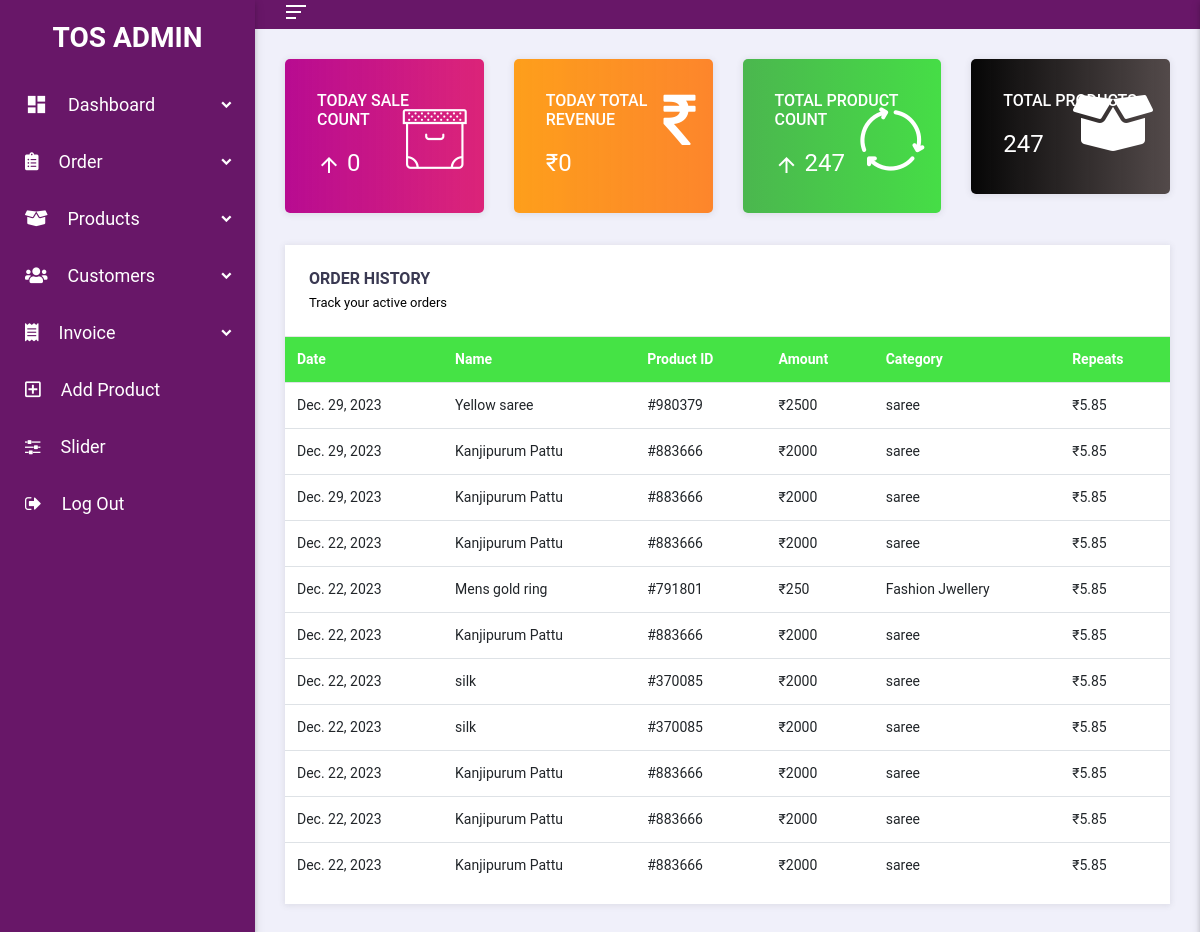
/index/ (signed in), run on an earlier commit of the app's database.
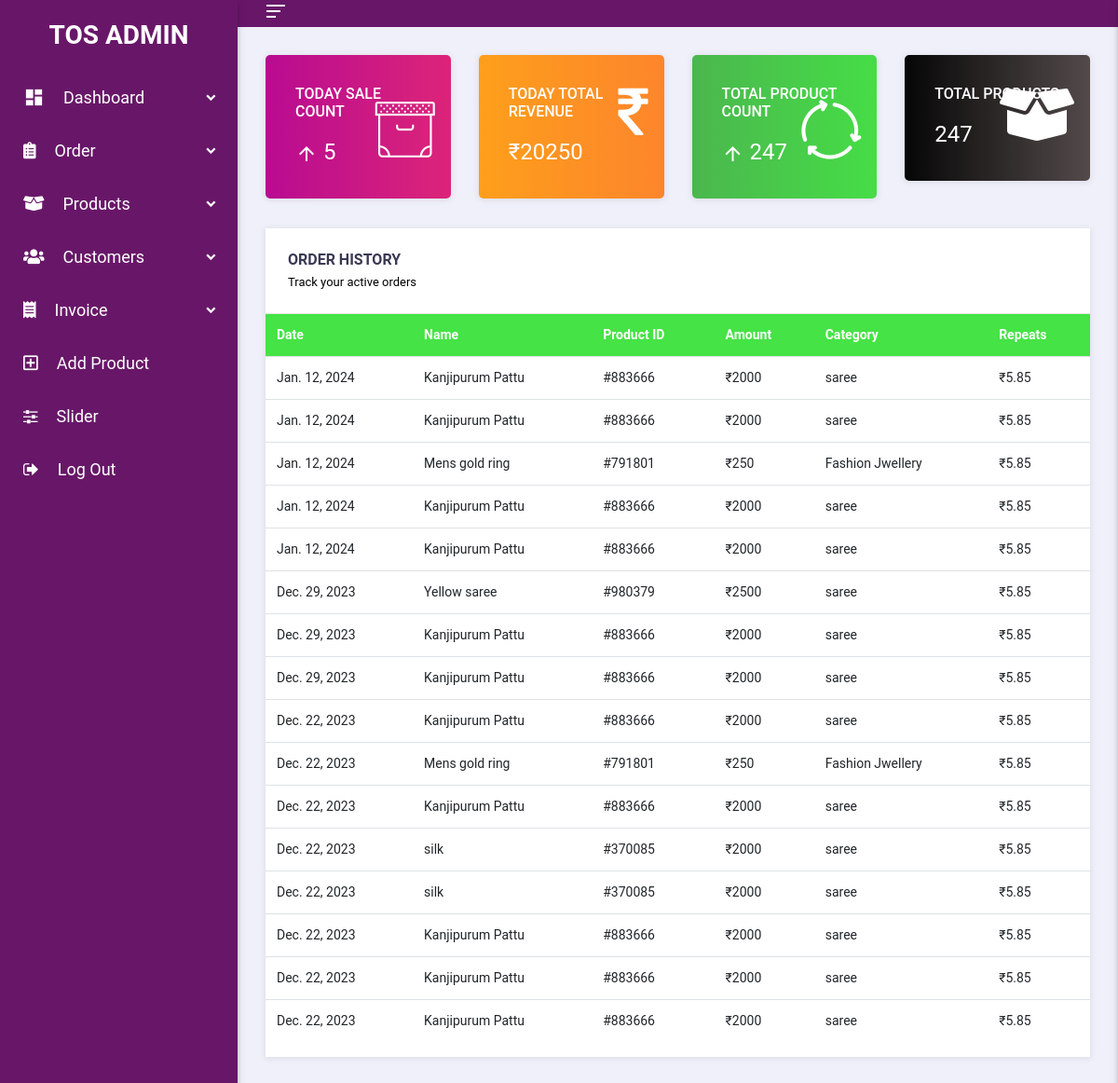
And on a later commit of the database.
### TunShopApp/models.py (models this page shows, shortened)
class OrderList(models.Model):
    order_uid = models.IntegerField(unique=True, null=True)
    user_quantity = models.IntegerField(default=0)
    product = models.ForeignKey(Product, on_delete=models.CASCADE)
    user = models.ForeignKey(userRegistrationModel, on_delete=models.CASCADE)
    order_date = models.DateField("Date", auto_now_add=True)
    total_amount = models.IntegerField( null=True)

class Product(models.Model):
    uid = models.IntegerField(unique=True, null=True)
    category = models.ForeignKey(Category, on_delete=models.CASCADE, )
    name = models.CharField(max_length=150, null=False, blank=False)
    image = models.ImageField(upload_to=getFileName, null=True, blank=True)
    color = models.CharField(max_length=150, null=True, )
    weight = models.CharField(max_length=50, null=True, default="empty")
    size = models.CharField(max_length=50, null=True)
    quantity = models.IntegerField(null=True, blank=True)
    original_price = models.FloatField(null=True, blank=False, )
    selling_price = models.IntegerField(null=True, blank=False)
    discount = models.IntegerField(null=True, blank=False)
    description = models.TextField(max_length=500, null=False, blank=False)
    created_at = models.DateTimeField(auto_now_add=True)
    status = models.TextField(null=True)

class Category(models.Model):
    name = models.CharField(max_length=150, null=False, blank=False)

### TunShopApp/views.py (the view)
# urls.py: path('index/', views.index),
@login_required(login_url="/login_admin/")
def index(request):
    x = datetime.datetime.now()
    all_Product = Product.objects.all()
    all_order = OrderList.objects.all()
    order_list = OrderList.objects.filter(order_date =str(datetime.datetime.now()).split()[0] )
    today_revenue = 0
    for i in order_list:
       print(i.total_amount)
       today_revenue += i.total_amount
    context = {
        'products':all_Product,
        'today_revenue':today_revenue,
        'today_sale':order_list,
        'all_order':all_order[::-1],
    }
    return render(request, "index.html",context)

### TunShopApp/templates/index.html (shortened to what this page needs)
<!DOCTYPE html>
<html lang="en">
{% load static %}
<head>
  <link href="{% static 'css/all.min.css' %}" rel="stylesheet">
  <link rel="stylesheet" href="{% static 'css/flaticon.css' %}">
  <link rel="stylesheet" href="{% static 'css/cryptocoins.css' %}">
  <link rel="stylesheet" href="{% static 'css/cryptocoins-colors.css' %}">
  <link href="{% static 'css/bootstrap.min.css' %}" rel="stylesheet">
  <link href="{% static 'css/jquery-ui.min.css' %}" rel="stylesheet">
  <link href="{% static 'css/slick.css' %}" rel="stylesheet">
  <link href="{% static 'css/style.css' %}" rel="stylesheet">
  <link rel="stylesheet" href="https://cdnjs.cloudflare.com/ajax/libs/font-awesome/4.7.0/css/font-awesome.min.css">
</head>
<body class="ms-body ms-aside-left-open ms-primary-theme ">
{% include "sidebar.html" %}
  <main class="body-content">
    <nav class="navbar ms-navbar">
      <div class="ms-aside-toggler ms-toggler pl-0" data-target="#ms-side-nav" data-toggle="slideLeft">
        <span class="ms-toggler-bar bg-primary"></span>
        <span class="ms-toggler-bar bg-primary"></span>
        <span class="ms-toggler-bar bg-primary"></span>
      </div>
    </nav>
    <div class="ms-content-wrapper">
      <div class="row">
        <div class="col-xl-3 col-md-6">
          <div class="ms-card card-gradient-success ms-widget ms-infographics-widget">
            <div class="ms-card-body media">
              <div class="media-body">
                <h6>Today Sale Count</h6>
                <p class="ms-card-change"> <i class="material-icons">arrow_upward</i> {{today_sale|length}}</p>
              </div>
            </div>
            <i class="flaticon-archive"></i>
          </div>
        </div>
        <div class="col-xl-3 col-md-6">
          <div class="ms-card card-gradient-secondary ms-widget ms-infographics-widget">
            <div class="ms-card-body media">
              <div class="media-body">
                <h6>Today Total Revenue</h6>
                <p class="ms-card-change"> &#x20b9;{{today_revenue}}</p>
              </div>
            </div>
            <i class="fa fa-rupee" style="top: 31px;"></i>
          </div>
        </div>
        <div class="col-xl-3 col-md-6">
          <div class="ms-card card-gradient-warning ms-widget ms-infographics-widget">
            <div class="ms-card-body media">
              <div class="media-body">
                <h6>Total product Count</h6>
                <p class="ms-card-change"> <i class="material-icons">arrow_upward</i> {{products|length}}</p>
              </div>
            </div>
            <i class="flaticon-reuse"></i>
          </div>
        </div>
        <div class="col-xl-3 col-md-6">
          <div class="ms-card card-gradient-info ms-widget ms-infographics-widget">
            <div class="ms-card-body pos media">
              <div class="media-body">
                <h6>Total Products</h6>
                <p class="ms-card-change "> {{products|length}}</p>
              </div>
            </div>
            <i class="fas fa-box-open"></i>
          </div>
        </div>
        <div class="col-md-12">
          <div class="ms-panel ms-crypto-orders-expanded">
            <div class="ms-panel-header">
              <div class="d-flex justify-content-between">
                <div class="ms-header-text">
                  <h6>Order History</h6>
                  <p>Track your active orders</p>
                </div>
              </div>
            </div>
            <div class="ms-panel-body p-0">
              <div class="table-responsive">
                <table class="table table-hover thead-primary ">
                  <thead>
                    <tr>
                      <th scope="col">Date</th>
                      <th scope="col">Name</th>
                      <th scope="col">Product ID</th>
                      <th scope="col">Amount</th>
                      <th scope="col">Category</th>
                      <th scope="col">Repeats</th>
                    </tr>
                  </thead>
                  <tbody>
                    {% for i in all_order %}
                    <tr>
                      <td>{{i.order_date}}</td>
                      <td>{{i.product.name}}</td>
                      <td>#{{i.product.uid}}</td>
                      <td>&#x20b9;{{i.product.selling_price}}</td>
                      <td> {{i.product.category.name}} </td>
                      <td>&#x20b9;5.85</td>
                    </tr>
                    {% endfor %}
                  </tbody>
                </table>
              </div>
            </div>
          </div>
        </div>
      </div>
    </div>
  </main>
</body>
</html>

### TunShopApp/templates/sidebar.html (shortened to what this page needs)
<aside id="ms-side-nav" class="side-nav fixed ms-aside-scrollable ms-aside-left">
    <div class="logo-sn ms-d-block-lg">
      <a class="pl-0 ml-0 text-center" href="/index/"> TOS ADMIN</a>
    </div>
    <ul class="accordion ms-main-aside fs-14" id="side-nav-accordion">
      <li class="menu-item">
        <a href="/index/" class="has-chevron" data-toggle="collapse" data-target="#dashboard" aria-expanded="false" aria-controls="dashboard">
          <span><i class="material-icons fs-16">dashboard</i>Dashboard </span>
        </a>
      </li>
      <li class="menu-item">
        <a href="#" class="has-chevron" data-toggle="collapse" data-target="#order-page" aria-expanded="false" aria-controls="order-page">
          <span><i class="fas fa-clipboard-list"></i>Order</span>
        </a>
      </li>
      <li class="menu-item">
        <a href="#" class="has-chevron" data-toggle="collapse" data-target="#product-page" aria-expanded="false" aria-controls="product-page">
          <span><i class="fas fa-box-open"></i>Products</span>
        </a>
      </li>
      <li class="menu-item">
        <a href="#" class="has-chevron" data-toggle="collapse" data-target="#customer" aria-expanded="false" aria-controls="customer">
          <span><i class="fas fa-users"></i>Customers</span>
        </a>
      </li>
      <li class="menu-item">
        <a href="#" class="has-chevron" data-toggle="collapse" data-target="#invoice" aria-expanded="false" aria-controls="invoice">
          <span><i class="fas fa-receipt"></i>Invoice</span>
        </a>
      </li>
      <li class="menu-item">
        <a href="/add_product/">
          <span><i class="far fa-plus-square"></i>Add Product</span>
        </a>
      </li>
      <li class="menu-item">
        <a href="/slider/">
          <span><i class="fa fa-sliders"></i></i>Slider</span>
        </a>
      </li>
      <li class="menu-item">
        <a href="/logout/">
          <span><i class="fa fa-sign-out"></i>Log Out</span>
        </a>
      </li>
    </ul>
  </aside>

What changed in the data, as far as the page shows it:
added OrderList: order_date "Jan. 12, 2024", product.name "Kanjipurum Pattu", product.uid "883666", product.selling_price "2000", product.category.name "saree"
added OrderList: order_date "Jan. 12, 2024", product.name "Kanjipurum Pattu", product.uid "883666", product.selling_price "2000", product.category.name "saree"
added OrderList: order_date "Jan. 12, 2024", product.name "Mens gold ring", product.uid "791801", product.selling_price "250", product.category.name "Fashion Jwellery"
added OrderList: order_date "Jan. 12, 2024", product.name "Kanjipurum Pattu", product.uid "883666", product.selling_price "2000", product.category.name "saree"
added OrderList: order_date "Jan. 12, 2024", product.name "Kanjipurum Pattu", product.uid "883666", product.selling_price "2000", product.category.name "saree"
Also different on the page:
{{ today_sale|length }}: "0" → "5"
{{ today_revenue }}: "0" → "20250"
